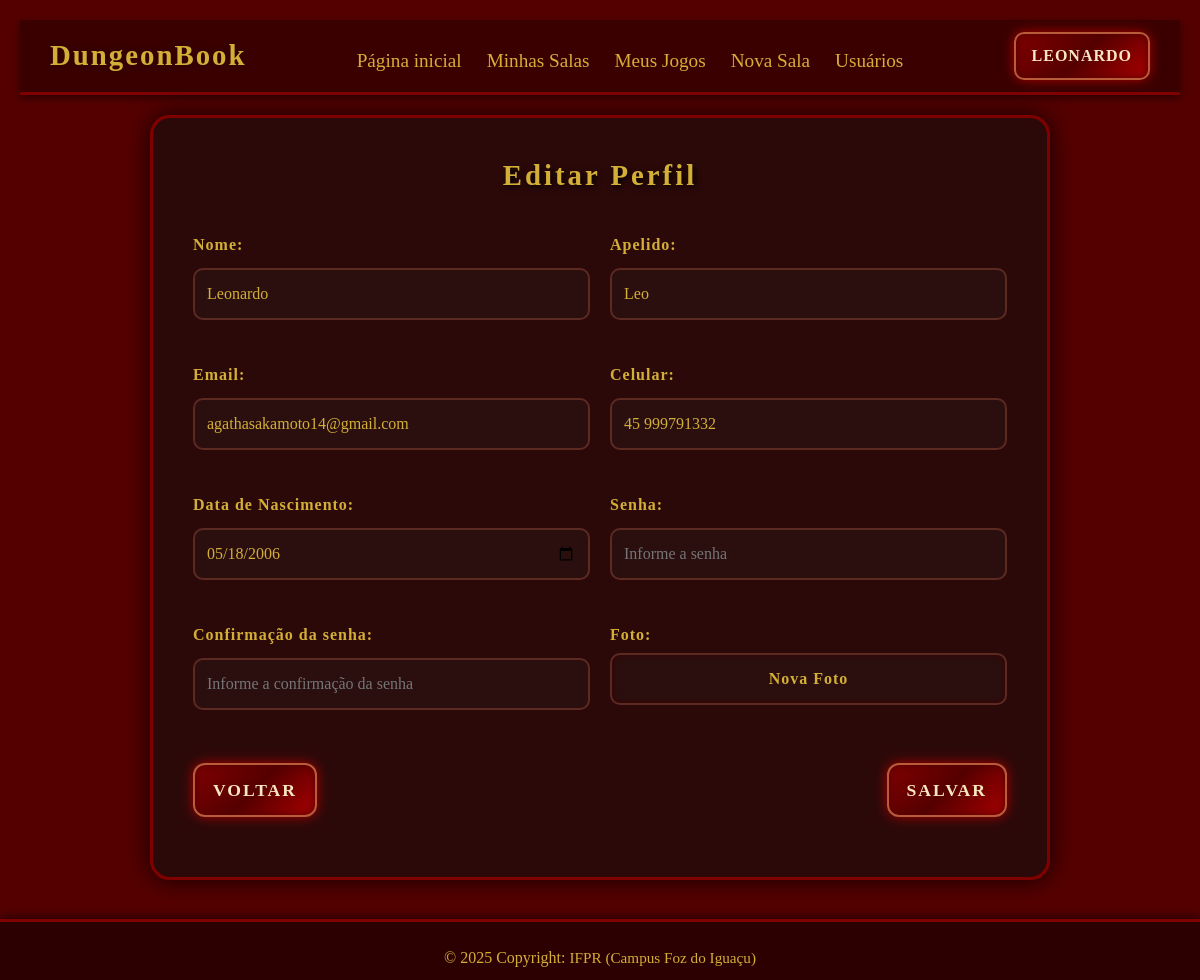
/app/controller/PerfilController.php?action=edit (signed in), run on the app's committed database.
### tables this page shows
CREATE TABLE IF NOT EXISTS `usuarios` (
    `id` INT NOT NULL AUTO_INCREMENT,
    `papel` ENUM('jogador', 'administrador') NOT NULL,
    `nome` VARCHAR(100) NOT NULL,
    `apelido` VARCHAR(50) NULL DEFAULT NULL,
    `email` VARCHAR(100) NOT NULL,
    `telefone` VARCHAR(20) NULL DEFAULT NULL,
    `data_nascimento` DATE NOT NULL,
    `senha` VARCHAR(255) NOT NULL,
    `foto` VARCHAR(255) NULL,
    PRIMARY KEY (`id`),
    UNIQUE INDEX `email_unique` (`email` ASC),
    UNIQUE INDEX `apelido_unique` (`apelido` ASC)
);

### app/model/Usuario.php (called while the page is built, shortened)
<?php
class Usuario
{
    private ?string $nome;
    private ?string $apelido;
    private ?string $email;
    private ?string $telefone;
    private ?string $dataNascimento;
    private ?string $senha;
    public function getNome(): ?string
    {
        return $this->nome;
    }
    public function setNome(?string $nome): self
    {
        $this->nome = $nome;
        return $this;
    }
    public function getApelido(): ?string
    {
        return $this->apelido;
    }
    public function setApelido(?string $apelido): self
    {
        $this->apelido = $apelido;
        return $this;
    }
    public function getEmail(): ?string
    {
        return $this->email;
    }
    public function setEmail(?string $email): self
    {
        $this->email = $email;
        return $this;
    }
    public function getTelefone(): ?string
    {
        return $this->telefone;
    }
    public function setTelefone(?string $telefone): self
    {
        $this->telefone = $telefone;
        return $this;
    }
    public function getDataNascimento(): ?string
    {
        return $this->dataNascimento;
    }
    public function setDataNascimento(?string $dataNascimento): self
    {
        $this->dataNascimento = $dataNascimento;
        return $this;
    }
    public function getSenha(): ?string
    {
        return $this->senha;
    }
    public function setSenha(?string $senha): self
    {
        $this->senha = $senha;
        return $this;
    }
}

### app/dao/UsuarioDAO.php (called while the page is built, shortened)
<?php
include_once(__DIR__ . "/../model/Usuario.php");
class UsuarioDAO
{
    public function findById(int $id)
    {
        $conn = Connection::getConn();
        $sql = "SELECT * FROM usuarios u" .
            " WHERE u.id = ?";
        $stm = $conn->prepare($sql);
        $stm->execute([$id]);
        $result = $stm->fetchAll();
        $usuarios = $this->mapUsuarios($result);
        if (count($usuarios) == 1)
            return $usuarios[0];
        elseif (count($usuarios) == 0)
            return null;
        die("UsuarioDAO.findById()" .
            " - Erro: mais de um usuário encontrado.");
    }
    private function mapUsuarios($result)
    {
        $usuarios = array();
        foreach ($result as $reg) {
            $usuario = new Usuario();
            $usuario->setId($reg['id']);
            $usuario->setPapel($reg['papel']);
            $usuario->setNome($reg['nome']);
            $usuario->setApelido($reg['apelido']);
            $usuario->setEmail($reg['email']);
            $usuario->setTelefone($reg['telefone']);
            $usuario->setDataNascimento($reg['data_nascimento']);
            $usuario->setSenha($reg['senha']);
            $usuario->setFoto($reg['foto']);
            array_push($usuarios, $usuario);
        }
        return $usuarios;
    }
}

### app/view/perfil/FormPerfil.php (the view, shortened to what this page needs)
<?php
require_once(__DIR__ . "/../include/Header.php");
require_once(__DIR__ . "/../include/Menu.php");
?>
<link rel="stylesheet" href="<?= BASEURL ?>/view/css/bootstrap.min.css">
<link rel="stylesheet" href="<?= BASEURL ?>/view/css/UsuForm.css">
<div class="container">
    <h3>
        <?php if ($dados['id'] == 0) echo "";
        else echo "Editar Perfil"; ?>
    </h3>
    <form id="frmUsuario" method="POST"
        action="<?= BASEURL ?>/controller/PerfilController.php?action=saveEditPerfil"
        enctype="multipart/form-data">
        <div class="form-grid">
            <div class="form-group">
                <label for="txtNome">Nome:</label>
                <input type="text" id="txtNome" name="nome" maxlength="100"
                    placeholder="Informe o nome"
                    value="<?= isset($dados["usuario"]) ? $dados["usuario"]->getNome() : '' ?>" />
            </div>
            <div class="form-group">
                <label for="txtApelido">Apelido:</label>
                <input type="text" id="txtApelido" name="apelido" maxlength="50"
                    placeholder="Informe o seu apelido"
                    value="<?= isset($dados["usuario"]) ? $dados["usuario"]->getApelido() : '' ?>" />
            </div>
            <div class="form-group">
                <label for="txtLogin">Email:</label>
                <input type="text" id="txtLogin" name="email" maxlength="100"
                    placeholder="Informe o email"
                    value="<?= isset($dados["usuario"]) ? $dados["usuario"]->getEmail() : '' ?>" />
            </div>
            <div class="form-group">
                <label for="txtTelefone">Celular:</label>
                <input type="text" id="txtTelefone" name="telefone" maxlength="20"
                    placeholder="Informe o seu celular"
                    value="<?= isset($dados["usuario"]) ? $dados["usuario"]->getTelefone() : '' ?>" />
            </div>
            <div class="form-group">
                <label for="txtDataNascimento">Data de Nascimento:</label>
                <input type="date" id="txtDataNascimento" name="data_nascimento"
                    value="<?= isset($dados["usuario"]) ? $dados["usuario"]->getDataNascimento() : '' ?>" />
            </div>
            <div class="form-group">
                <label for="txtSenha">Senha:</label>
                <input type="password" id="txtPassword" name="senha" maxlength="50"
                    placeholder="Informe a senha"
                    value="<?= isset($dados["usuario"]) ? $dados["usuario"]->getSenha() : '' ?>" />
            </div>
            <div class="form-group">
                <label for="txtConfSenha">Confirmação da senha:</label>
                <input type="password" id="txtConfSenha" name="conf_senha" maxlength="50"
                    placeholder="Informe a confirmação da senha"
                    value="<?= isset($dados['confSenha']) ? $dados['confSenha'] : '' ?>" />
            </div>
            <div class="form-group">
                <label for="fileFoto">Foto:</label>
                <label for="fileFoto" class="file-input-simples">Nova Foto</label>
            </div>
        </div>
        <div class="actions">
            <a class="btn" href="<?= BASEURL ?>/controller/PerfilController.php?action=view">Voltar</a>
            <button type="submit" class="btn">Salvar</button>
        </div>
    </form>
</div>
<?php
require_once(__DIR__ . "/../include/Footer.php");
?>

### app/view/css/Menu.css (style rules this page uses)
body { margin: 0; font-family: 'Caudex', cursive; background-color: rgba(0, 0, 0, 0.9); color: #d4af37; }

### app/view/css/UsuForm.css (style rules this page uses)
body { background-color: #550000; font-family: 'Caudex', cursive; color: #d4af37; margin: 0; padding: 20px; }
.container { background: rgba(40, 10, 10, 0.9); border: 3px solid #800000; padding: 40px; border-radius: 20px; box-shadow: 0 0 25px rgba(0, 0, 0, 0.8); max-width: 900px; margin: 20px auto 80px auto; backdrop-filter: blur(6px); }
h3 { font-weight: bold; font-size: 1.8em; color: #d4af37; text-shadow: 2px 2px 6px #000; margin-bottom: 40px; text-align: center; letter-spacing: 3px; }
.form-grid { display: grid; grid-template-columns: 1fr 1fr; gap: 20px; }
.form-group { margin-bottom: 18px; text-align: left; }
label { font-size: 1em; font-weight: bold; color: #d4af37; display: block; margin-bottom: 6px; letter-spacing: 1px; }
input[type="text"], input[type="password"], input[type="date"], select { background-color: #2b0f0f; border: 2px solid #5c2a21; border-radius: 10px; width: 100%; padding: 12px; margin: 5px 0; color: #d4af37; font-size: 1em; outline: none; transition: border 0.3s ease, box-shadow 0.3s ease; }
.actions { margin-top: 30px; display: flex; justify-content: space-between; gap: 15px; }
button, .btn { background: linear-gradient(135deg, #800000, #550000, #aa0000); border: 2px solid #b85c3a; padding: 12px 18px; border-radius: 12px; font-size: 1.1em; color: #f8e6c1; cursor: pointer; font-weight: bold; text-transform: uppercase; letter-spacing: 2px; box-shadow: 0 0 12px #aa0000, inset 0 0 8px #550000; transition: all 0.3s ease; text-decoration: none; display: inline-block; }
.file-input-simples { display: block; width: 100%; background-color: #2b0f0f; border: 2px solid #5c2a21; border-radius: 10px; padding: 12px; margin: 5px 0; color: #d4af37; font-size: 1em; font-family: 'Caudex', cursive; text-align: center; cursor: pointer; box-shadow: inset 0 0 6px #3a0000; transition: border 0.3s ease, box-shadow 0.3s ease, color 0.3s ease; }

### data on the page
usuarios: nome "Leonardo", apelido "Leo", email "agathasakamoto14@gmail.com", telefone "45 999791332", data_nascimento "05/18/2006"

### other printed values
$nome "LEONARDO"
